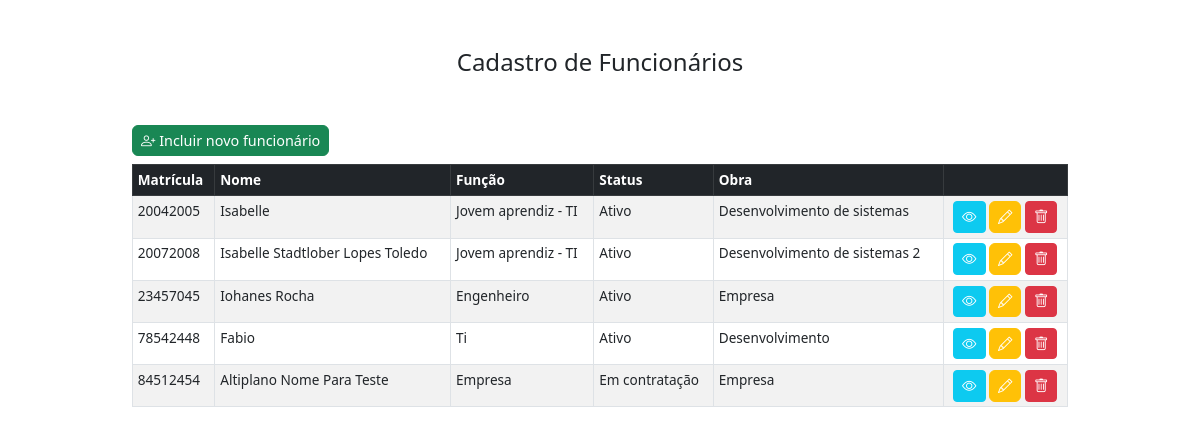
Page /listar/ on the earlier database version.
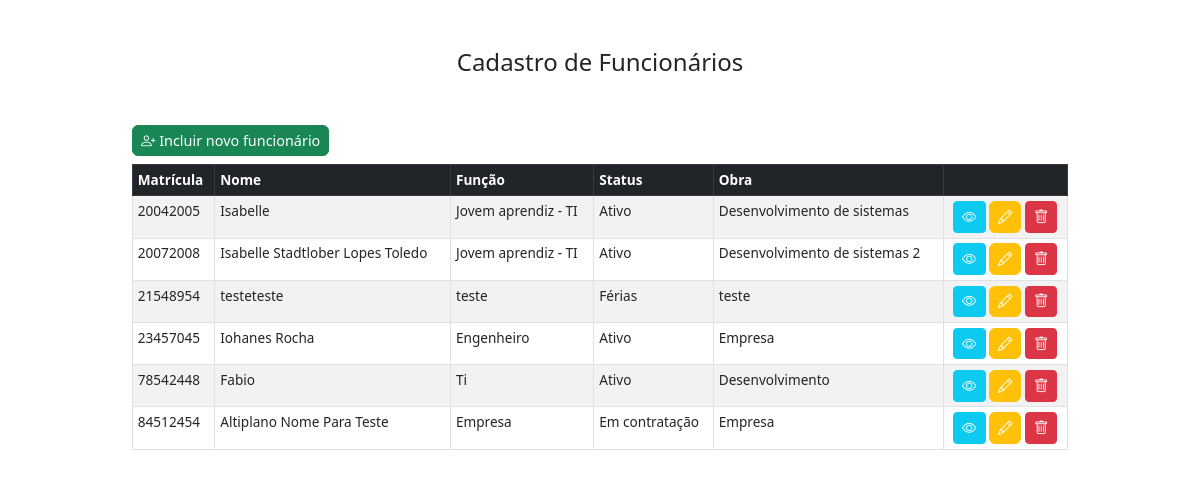
Same page on the later database version.
### core/models.py (models this page shows, shortened)
class Funcionario(models.Model):
    matricula = models.IntegerField('Matrícula', primary_key=True)
    nome = models.CharField(max_length=100, default='')
    funcao = models.CharField( max_length=100, verbose_name="Função", default='')
    status = models.CharField(max_length=2, choices=STATUS_CHOICES, default='A')
    obra = models.CharField(max_length=150, default='')

### core/views.py (the view)
# urls.py: path('listar/', views.ListFuncionario.as_view(), name='Listar'),
class ListFuncionario(ListView):
    template_name = 'index.html'
    model = Funcionario
    context_object_name = 'funcionarios'
    def get_context_data(self, **kwargs):
        context = super().get_context_data(**kwargs)
        context['form'] = FuncionarioForm()  # envia o formulário para o template
        return context

### core/templates/index.html (shortened to what this page needs)
{% extends 'base.html' %}
{% block content %}
<div class="container d-flex flex-column align-items-center mt-5">
    <div class="w-100 d-flex justify-content-between mb-2">
        <button class="btn btn-success" data-bs-toggle="modal" data-bs-target="#funcionarioModal"
            onclick="setCreateMode()">
            <i class="bi bi-person-plus"></i> Incluir novo funcionário
        </button>
    </div>
    <table class="table table-bordered table-striped">
        <thead class="table-dark">
            <tr>
                <th scope="col">Matrícula</th>
                <th scope="col">Nome</th>
                <th scope="col">Função</th>
                <th scope="col">Status</th>
                <th scope="col">Obra</th>
                <th></th>
            </tr>
        </thead>
        <tbody>
            {% for funcionario in funcionarios %}
            <tr>
                <td>{{ funcionario.matricula }}</td>
                <td>{{ funcionario.nome }}</td>
                <td>{{ funcionario.funcao }}</td>
                <td>{{ funcionario.get_status_display }}</td>
                <td>{{ funcionario.obra }}</td>
                <td class="text-center">
                    <button type="button" class="btn btn-sm btn-info text-white" data-bs-toggle="modal"
                        data-bs-target="#viewModal{{ funcionario.matricula }}">
                        <i class="bi bi-eye"></i>
                    </button>
                    <button class="btn btn-warning text-white" data-bs-toggle="modal" data-bs-target="#funcionarioModal"
                        onclick="setUpdateMode('{{ funcionario.matricula }}', '{{ funcionario.nome }}', '{{ funcionario.funcao }}', '{{ funcionario.status }}', '{{ funcionario.obra }}')">
                        <i class="bi bi-pencil"></i>
                    </button>
                    <button type="button" class="btn btn-sm btn-danger text-white" data-bs-toggle="modal"
                        data-bs-target="#deleteModal{{ funcionario.matricula }}">
                        <i class="bi bi-trash"></i>
                    </button>
                </td>
            </tr>
            {% empty %}
            <tr>
                <td colspan="5" class="text-center">Nenhum funcionário cadastrado.</td>
            </tr>
            {% endfor %}
        </tbody>
    </table>
</div>
{% endblock %}

Differences in the rows shown:
added Funcionario: matricula "21548954", nome "testeteste", funcao "teste", status "Férias", obra "teste"
